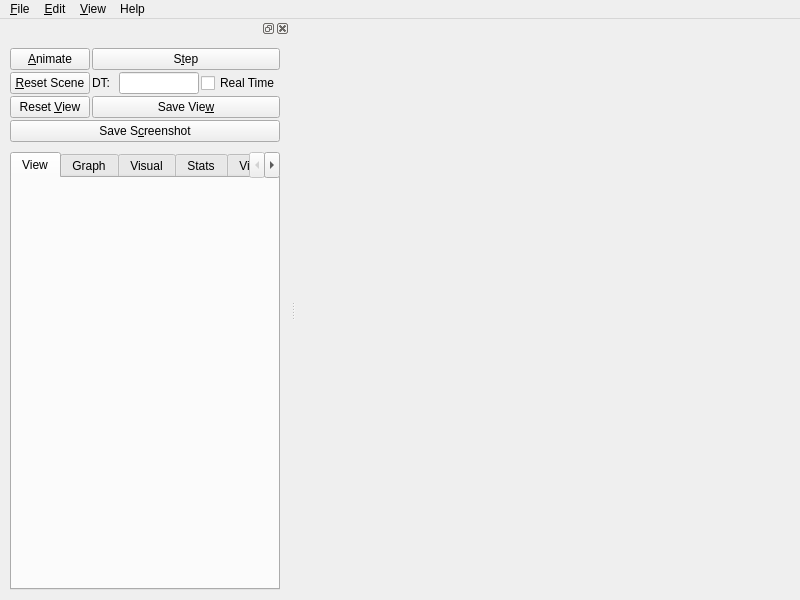
<?xml version="1.0" encoding="UTF-8"?>
<ui version="4.0">
 <exportmacro>SOFA_SOFAGUIQT_API</exportmacro>
 <class>GUI</class>
 <widget class="QMainWindow" name="GUI">
  <property name="geometry">
   <rect>
    <x>0</x>
    <y>0</y>
    <width>800</width>
    <height>600</height>
   </rect>
  </property>
  <property name="sizePolicy">
   <sizepolicy hsizetype="Minimum" vsizetype="Minimum">
    <horstretch>0</horstretch>
    <verstretch>0</verstretch>
   </sizepolicy>
  </property>
  <property name="minimumSize">
   <size>
    <width>210</width>
    <height>481</height>
   </size>
  </property>
  <property name="acceptDrops">
   <bool>true</bool>
  </property>
  <property name="windowTitle">
   <string>Sofa</string>
  </property>
  <widget class="QWidget" name="widget">
   <property name="sizePolicy">
    <sizepolicy hsizetype="Expanding" vsizetype="Expanding">
     <horstretch>0</horstretch>
     <verstretch>0</verstretch>
    </sizepolicy>
   </property>
   <property name="minimumSize">
    <size>
     <width>0</width>
     <height>0</height>
    </size>
   </property>
   <layout class="QVBoxLayout">
    <property name="sizeConstraint">
     <enum>QLayout::SetNoConstraint</enum>
    </property>
    <property name="leftMargin">
     <number>0</number>
    </property>
    <property name="topMargin">
     <number>0</number>
    </property>
    <property name="rightMargin">
     <number>0</number>
    </property>
    <property name="bottomMargin">
     <number>0</number>
    </property>
    <item>
     <layout class="QHBoxLayout" name="mainWidgetLayout"/>
    </item>
   </layout>
  </widget>
  <widget class="QMenuBar" name="menubar">
   <property name="enabled">
    <bool>true</bool>
   </property>
   <property name="geometry">
    <rect>
     <x>0</x>
     <y>0</y>
     <width>800</width>
     <height>22</height>
    </rect>
   </property>
   <widget class="QMenu" name="fileMenu">
    <property name="title">
     <string>&amp;File</string>
    </property>
    <addaction name="fileNewAction"/>
    <addaction name="fileOpenAction"/>
    <addaction name="fileReloadAction"/>
    <addaction name="fileSaveAction"/>
    <addaction name="fileSaveAsAction"/>
    <addaction name="separator"/>
    <addaction name="separator"/>
    <addaction name="fileExitAction"/>
   </widget>
   <widget class="QMenu" name="editMenu">
    <property name="title">
     <string>&amp;Edit</string>
    </property>
    <addaction name="editRecordDirectoryAction"/>
    <addaction name="editGnuplotDirectoryAction"/>
    <addaction name="separator"/>
    <addaction name="PluginManagerAction"/>
    <addaction name="MouseManagerAction"/>
    <addaction name="VideoRecorderManagerAction"/>
   </widget>
   <widget class="QMenu" name="View">
    <property name="title">
     <string>&amp;View</string>
    </property>
   </widget>
   <widget class="QMenu" name="helpMenu">
    <property name="title">
     <string>Help</string>
    </property>
    <addaction name="helpContentsAction"/>
    <addaction name="helpIndexAction"/>
    <addaction name="separator"/>
    <addaction name="helpAboutAction"/>
   </widget>
   <addaction name="fileMenu"/>
   <addaction name="editMenu"/>
   <addaction name="View"/>
   <addaction name="helpMenu"/>
  </widget>
  <widget class="QDockWidget" name="dockWidget">
   <property name="sizePolicy">
    <sizepolicy hsizetype="Minimum" vsizetype="Expanding">
     <horstretch>0</horstretch>
     <verstretch>0</verstretch>
    </sizepolicy>
   </property>
   <property name="minimumSize">
    <size>
     <width>200</width>
     <height>551</height>
    </size>
   </property>
   <attribute name="dockWidgetArea">
    <number>1</number>
   </attribute>
   <widget class="QWidget" name="dockWidgetContents">
    <property name="sizePolicy">
     <sizepolicy hsizetype="Minimum" vsizetype="Expanding">
      <horstretch>0</horstretch>
      <verstretch>0</verstretch>
     </sizepolicy>
    </property>
    <property name="minimumSize">
     <size>
      <width>200</width>
      <height>0</height>
     </size>
    </property>
    <layout class="QHBoxLayout" name="horizontalLayout">
     <item>
      <widget class="QWidget" name="optionTabs" native="true">
       <property name="enabled">
        <bool>true</bool>
       </property>
       <property name="sizePolicy">
        <sizepolicy hsizetype="Expanding" vsizetype="Expanding">
         <horstretch>0</horstretch>
         <verstretch>0</verstretch>
        </sizepolicy>
       </property>
       <layout class="QVBoxLayout" name="_13">
        <property name="sizeConstraint">
         <enum>QLayout::SetNoConstraint</enum>
        </property>
        <item>
         <layout class="QGridLayout" name="_14">
          <property name="sizeConstraint">
           <enum>QLayout::SetNoConstraint</enum>
          </property>
          <item row="2" column="0">
           <widget class="QPushButton" name="ResetViewButton">
            <property name="enabled">
             <bool>true</bool>
            </property>
            <property name="toolTip">
             <string>Set the camera to initial position and orientation</string>
            </property>
            <property name="text">
             <string>Reset &amp;View</string>
            </property>
            <property name="shortcut">
             <string>Alt+V</string>
            </property>
           </widget>
          </item>
          <item row="0" column="0">
           <widget class="QPushButton" name="startButton">
            <property name="toolTip">
             <string>Launch the Simulation</string>
            </property>
            <property name="text">
             <string>&amp;Animate</string>
            </property>
            <property name="shortcut">
             <string>Alt+A</string>
            </property>
            <property name="checkable">
             <bool>true</bool>
            </property>
           </widget>
          </item>
          <item row="2" column="1">
           <widget class="QPushButton" name="SaveViewButton">
            <property name="enabled">
             <bool>true</bool>
            </property>
            <property name="toolTip">
             <string>Save the position and orientation of the camera</string>
            </property>
            <property name="text">
             <string>Save Vie&amp;w</string>
            </property>
            <property name="shortcut">
             <string>Alt+W</string>
            </property>
           </widget>
          </item>
          <item row="1" column="0">
           <widget class="QPushButton" name="ResetSceneButton">
            <property name="enabled">
             <bool>true</bool>
            </property>
            <property name="toolTip">
             <string>Reset the Simulation  (t=0)</string>
            </property>
            <property name="text">
             <string>&amp;Reset Scene</string>
            </property>
            <property name="shortcut">
             <string>Alt+R</string>
            </property>
           </widget>
          </item>
          <item row="0" column="1">
           <widget class="QPushButton" name="stepButton">
            <property name="toolTip">
             <string>Compute the simulation at time t+DT</string>
            </property>
            <property name="text">
             <string>S&amp;tep</string>
            </property>
            <property name="shortcut">
             <string>Alt+T</string>
            </property>
            <property name="autoRepeat">
             <bool>true</bool>
            </property>
           </widget>
          </item>
          <item row="3" column="0" colspan="2">
           <widget class="QPushButton" name="screenshotButton">
            <property name="text">
             <string>Save S&amp;creenshot</string>
            </property>
            <property name="shortcut">
             <string>Alt+C</string>
            </property>
           </widget>
          </item>
          <item row="1" column="1">
           <layout class="QHBoxLayout" name="_15">
            <property name="sizeConstraint">
             <enum>QLayout::SetNoConstraint</enum>
            </property>
            <item>
             <widget class="QLabel" name="dtLabel">
              <property name="text">
               <string>DT:</string>
              </property>
              <property name="wordWrap">
               <bool>false</bool>
              </property>
             </widget>
            </item>
            <item>
             <widget class="QLineEdit" name="dtEdit">
              <property name="sizePolicy">
               <sizepolicy hsizetype="Expanding" vsizetype="Fixed">
                <horstretch>0</horstretch>
                <verstretch>0</verstretch>
               </sizepolicy>
              </property>
              <property name="minimumSize">
               <size>
                <width>20</width>
                <height>0</height>
               </size>
              </property>
              <property name="maximumSize">
               <size>
                <width>80</width>
                <height>32767</height>
               </size>
              </property>
             </widget>
            </item>
            <item>
             <widget class="QCheckBox" name="realTimeCheckBox">
              <property name="toolTip">
               <string>Use the duration of the previous simulation step as the next DT</string>
              </property>
              <property name="text">
               <string>Real Time</string>
              </property>
             </widget>
            </item>
           </layout>
          </item>
         </layout>
        </item>
        <item>
         <spacer name="spacer_tab">
          <property name="orientation">
           <enum>Qt::Vertical</enum>
          </property>
          <property name="sizeType">
           <enum>QSizePolicy::Fixed</enum>
          </property>
          <property name="sizeHint" stdset="0">
           <size>
            <width>20</width>
            <height>8</height>
           </size>
          </property>
         </spacer>
        </item>
        <item>
         <widget class="QTabWidget" name="tabs">
          <property name="sizePolicy">
           <sizepolicy hsizetype="Expanding" vsizetype="Expanding">
            <horstretch>0</horstretch>
            <verstretch>0</verstretch>
           </sizepolicy>
          </property>
          <property name="minimumSize">
           <size>
            <width>200</width>
            <height>0</height>
           </size>
          </property>
          <property name="currentIndex">
           <number>0</number>
          </property>
          <widget class="QWidget" name="tabView">
           <property name="sizePolicy">
            <sizepolicy hsizetype="Expanding" vsizetype="Expanding">
             <horstretch>0</horstretch>
             <verstretch>0</verstretch>
            </sizepolicy>
           </property>
           <attribute name="title">
            <string>View</string>
           </attribute>
           <layout class="QGridLayout" name="gridLayout1">
            <item row="2" column="0">
             <layout class="QGridLayout" name="_17">
              <item row="1" column="0">
               <layout class="QGridLayout" name="_18">
                <item row="0" column="2">
                 <spacer name="spacer8">
                  <property name="orientation">
                   <enum>Qt::Horizontal</enum>
                  </property>
                  <property name="sizeType">
                   <enum>QSizePolicy::Ignored</enum>
                  </property>
                  <property name="sizeHint" stdset="0">
                   <size>
                    <width>0</width>
                    <height>16</height>
                   </size>
                  </property>
                 </spacer>
                </item>
                <item row="0" column="1">
                 <widget class="QLabel" name="pixmapLabel1">
                  <property name="sizePolicy">
                   <sizepolicy hsizetype="Fixed" vsizetype="Fixed">
                    <horstretch>0</horstretch>
                    <verstretch>0</verstretch>
                   </sizepolicy>
                  </property>
                  <property name="toolTip">
                   <string>http://sofa-framework.org</string>
                  </property>
                  <property name="pixmap">
                   <pixmap>image0</pixmap>
                  </property>
                  <property name="scaledContents">
                   <bool>true</bool>
                  </property>
                  <property name="wordWrap">
                   <bool>false</bool>
                  </property>
                 </widget>
                </item>
                <item row="0" column="0">
                 <spacer name="spacer7">
                  <property name="orientation">
                   <enum>Qt::Horizontal</enum>
                  </property>
                  <property name="sizeType">
                   <enum>QSizePolicy::Ignored</enum>
                  </property>
                  <property name="sizeHint" stdset="0">
                   <size>
                    <width>0</width>
                    <height>16</height>
                   </size>
                  </property>
                 </spacer>
                </item>
               </layout>
              </item>
             </layout>
            </item>
           </layout>
          </widget>
          <widget class="QWidget" name="TabGraph">
           <attribute name="title">
            <string>Graph</string>
           </attribute>
           <layout class="QVBoxLayout" name="_19">
            <item>
             <widget class="QPushButton" name="ExportGraphButton">
              <property name="text">
               <string>E&amp;xport Graph...</string>
              </property>
              <property name="icon">
               <iconset>
                <normaloff>image1</normaloff>image1</iconset>
              </property>
              <property name="shortcut">
               <string>Alt+X</string>
              </property>
             </widget>
            </item>
           </layout>
          </widget>
          <widget class="QWidget" name="TabVisualGraph">
           <attribute name="title">
            <string>Visual</string>
           </attribute>
           <layout class="QVBoxLayout" name="_20">
            <item>
             <widget class="QPushButton" name="ExportVisualGraphButton">
              <property name="text">
               <string>E&amp;xport Graph...</string>
              </property>
              <property name="icon">
               <iconset>
                <normaloff>image1</normaloff>image1</iconset>
              </property>
              <property name="shortcut">
               <string>Alt+X</string>
              </property>
             </widget>
            </item>
           </layout>
          </widget>
          <widget class="QWidget" name="TabStats">
           <attribute name="title">
            <string>Stats</string>
           </attribute>
           <layout class="QVBoxLayout" name="_21">
            <item>
             <layout class="QVBoxLayout" name="verticalLayout">
              <item>
               <widget class="QCheckBox" name="dumpStateCheckBox">
                <property name="toolTip">
                 <string comment="This is used to plut curves fter a simulation">Record the state at each time step in file &quot;dumpState.data&quot;</string>
                </property>
                <property name="text">
                 <string>Dump State</string>
                </property>
               </widget>
              </item>
              <item>
               <layout class="QHBoxLayout" name="horizontalLayout_5" stretch="0,0,0">
                <property name="spacing">
                 <number>1</number>
                </property>
                <property name="sizeConstraint">
                 <enum>QLayout::SetMaximumSize</enum>
                </property>
                <item>
                 <widget class="QCheckBox" name="displayComputationTimeCheckBox">
                  <property name="toolTip">
                   <string>Display information about the time spent at each branch of the graph</string>
                  </property>
                  <property name="text">
                   <string>Log Time each </string>
                  </property>
                 </widget>
                </item>
                <item>
                 <widget class="QLineEdit" name="computationTimeSamplingEdit">
                  <property name="maximumSize">
                   <size>
                    <width>60</width>
                    <height>16777215</height>
                   </size>
                  </property>
                  <property name="inputMethodHints">
                   <set>Qt::ImhPreferNumbers</set>
                  </property>
                 </widget>
                </item>
                <item>
                 <widget class="QLabel" name="label">
                  <property name="text">
                   <string> steps</string>
                  </property>
                 </widget>
                </item>
               </layout>
              </item>
              <item>
               <widget class="QCheckBox" name="exportGnuplotFilesCheckbox">
                <property name="toolTip">
                 <string>Create gnuplot files for each named element of the simulation</string>
                </property>
                <property name="text">
                 <string>Export state as gnuplot files</string>
                </property>
               </widget>
              </item>
              <item>
               <widget class="QCheckBox" name="exportVisitorCheckbox">
                <property name="toolTip">
                 <string>Open a Dialog showing a trace of the execution and time spent</string>
                </property>
                <property name="text">
                 <string>Trace Visitor and Component execution</string>
                </property>
               </widget>
              </item>
              <item>
               <spacer name="verticalSpacer_2">
                <property name="orientation">
                 <enum>Qt::Vertical</enum>
                </property>
                <property name="sizeHint" stdset="0">
                 <size>
                  <width>20</width>
                  <height>40</height>
                 </size>
                </property>
               </spacer>
              </item>
             </layout>
            </item>
           </layout>
          </widget>
          <widget class="QWidget" name="TabPage">
           <attribute name="title">
            <string>Viewer</string>
           </attribute>
           <layout class="QVBoxLayout" name="_22">
            <item>
             <layout class="QHBoxLayout" name="_23">
              <property name="spacing">
               <number>0</number>
              </property>
              <item>
               <spacer name="spacer5_3_3">
                <property name="orientation">
                 <enum>Qt::Horizontal</enum>
                </property>
                <property name="sizeType">
                 <enum>QSizePolicy::Expanding</enum>
                </property>
                <property name="sizeHint" stdset="0">
                 <size>
                  <width>10</width>
                  <height>2</height>
                 </size>
                </property>
               </spacer>
              </item>
              <item>
               <widget class="QSpinBox" name="sizeW">
                <property name="maximum">
                 <number>30000</number>
                </property>
                <property name="value">
                 <number>800</number>
                </property>
               </widget>
              </item>
              <item>
               <widget class="QLabel" name="textLabel_sizeX">
                <property name="sizePolicy">
                 <sizepolicy hsizetype="Fixed" vsizetype="Preferred">
                  <horstretch>0</horstretch>
                  <verstretch>0</verstretch>
                 </sizepolicy>
                </property>
                <property name="text">
                 <string>&lt;p align=&quot;center&quot;&gt;x&lt;/p&gt;</string>
                </property>
                <property name="wordWrap">
                 <bool>false</bool>
                </property>
               </widget>
              </item>
              <item>
               <widget class="QSpinBox" name="sizeH">
                <property name="maximum">
                 <number>30000</number>
                </property>
                <property name="value">
                 <number>600</number>
                </property>
               </widget>
              </item>
              <item>
               <spacer name="spacer5_3_2_3">
                <property name="orientation">
                 <enum>Qt::Horizontal</enum>
                </property>
                <property name="sizeType">
                 <enum>QSizePolicy::Expanding</enum>
                </property>
                <property name="sizeHint" stdset="0">
                 <size>
                  <width>10</width>
                  <height>2</height>
                 </size>
                </property>
               </spacer>
              </item>
             </layout>
            </item>
            <item>
             <widget class="QTextBrowser" name="textEdit1"/>
            </item>
           </layout>
          </widget>
         </widget>
        </item>
       </layout>
      </widget>
     </item>
    </layout>
   </widget>
  </widget>
  <action name="fileNewAction">
   <property name="icon">
    <iconset>
     <normaloff>image2</normaloff>image2</iconset>
   </property>
   <property name="text">
    <string>&amp;New</string>
   </property>
   <property name="iconText">
    <string>New</string>
   </property>
   <property name="shortcut">
    <string>Ctrl+N</string>
   </property>
   <property name="name" stdset="0">
    <cstring>fileNewAction</cstring>
   </property>
  </action>
  <action name="fileOpenAction">
   <property name="icon">
    <iconset>
     <normaloff>image3</normaloff>image3</iconset>
   </property>
   <property name="text">
    <string>&amp;Open...</string>
   </property>
   <property name="iconText">
    <string>Open</string>
   </property>
   <property name="shortcut">
    <string>Ctrl+O</string>
   </property>
   <property name="name" stdset="0">
    <cstring>fileOpenAction</cstring>
   </property>
  </action>
  <action name="fileReloadAction">
   <property name="text">
    <string>&amp;Reload</string>
   </property>
   <property name="iconText">
    <string>Reload</string>
   </property>
   <property name="shortcut">
    <string>Ctrl+R</string>
   </property>
   <property name="name" stdset="0">
    <cstring>fileReloadAction</cstring>
   </property>
  </action>
  <action name="fileSaveAction">
   <property name="enabled">
    <bool>true</bool>
   </property>
   <property name="icon">
    <iconset>
     <normaloff>image4</normaloff>image4</iconset>
   </property>
   <property name="text">
    <string>&amp;Save</string>
   </property>
   <property name="iconText">
    <string>Save</string>
   </property>
   <property name="shortcut">
    <string>Ctrl+S</string>
   </property>
   <property name="name" stdset="0">
    <cstring>fileSaveAction</cstring>
   </property>
  </action>
  <action name="fileSaveAsAction">
   <property name="text">
    <string>Save &amp;As...</string>
   </property>
   <property name="iconText">
    <string>Save As</string>
   </property>
   <property name="shortcut">
    <string/>
   </property>
   <property name="name" stdset="0">
    <cstring>fileSaveAsAction</cstring>
   </property>
  </action>
  <action name="fileExitAction">
   <property name="text">
    <string>E&amp;xit</string>
   </property>
   <property name="iconText">
    <string>Exit</string>
   </property>
   <property name="shortcut">
    <string/>
   </property>
   <property name="name" stdset="0">
    <cstring>fileExitAction</cstring>
   </property>
  </action>
  <action name="helpContentsAction">
   <property name="enabled">
    <bool>false</bool>
   </property>
   <property name="text">
    <string>&amp;Contents...</string>
   </property>
   <property name="iconText">
    <string>Contents</string>
   </property>
   <property name="shortcut">
    <string/>
   </property>
   <property name="name" stdset="0">
    <cstring>helpContentsAction</cstring>
   </property>
  </action>
  <action name="helpIndexAction">
   <property name="enabled">
    <bool>false</bool>
   </property>
   <property name="text">
    <string>&amp;Index...</string>
   </property>
   <property name="iconText">
    <string>Index</string>
   </property>
   <property name="shortcut">
    <string/>
   </property>
   <property name="name" stdset="0">
    <cstring>helpIndexAction</cstring>
   </property>
  </action>
  <action name="helpAboutAction">
   <property name="enabled">
    <bool>false</bool>
   </property>
   <property name="text">
    <string>&amp;About</string>
   </property>
   <property name="iconText">
    <string>About</string>
   </property>
   <property name="shortcut">
    <string/>
   </property>
   <property name="name" stdset="0">
    <cstring>helpAboutAction</cstring>
   </property>
  </action>
  <action name="ViewerAction">
   <property name="iconText">
    <string>Viewer</string>
   </property>
   <property name="name" stdset="0">
    <cstring>ViewerAction</cstring>
   </property>
  </action>
  <action name="editRecordDirectoryAction">
   <property name="text">
    <string>Record Directory...</string>
   </property>
   <property name="iconText">
    <string>Record Directory...</string>
   </property>
   <property name="name" stdset="0">
    <cstring>editRecordDirectoryAction</cstring>
   </property>
  </action>
  <action name="editGnuplotDirectoryAction">
   <property name="text">
    <string>Gnuplot Directory...</string>
   </property>
   <property name="iconText">
    <string>Gnuplot Directory...</string>
   </property>
   <property name="name" stdset="0">
    <cstring>editGnuplotDirectoryAction</cstring>
   </property>
  </action>
  <action name="PluginManagerAction">
   <property name="text">
    <string>Plugin Manager...</string>
   </property>
   <property name="iconText">
    <string>Plugin Manager...</string>
   </property>
   <property name="name" stdset="0">
    <cstring>PluginManagerAction</cstring>
   </property>
  </action>
  <action name="MouseManagerAction">
   <property name="text">
    <string>Mouse Manager...</string>
   </property>
   <property name="iconText">
    <string>Mouse Manager...</string>
   </property>
   <property name="name" stdset="0">
    <cstring>MouseManagerAction</cstring>
   </property>
  </action>
  <action name="Action">
   <property name="iconText">
    <string>Recently Opened Files...</string>
   </property>
   <property name="name" stdset="0">
    <cstring>Action</cstring>
   </property>
  </action>
  <action name="TestAction">
   <property name="text">
    <string>Test</string>
   </property>
   <property name="iconText">
    <string>Test</string>
   </property>
   <property name="name" stdset="0">
    <cstring>TestAction</cstring>
   </property>
  </action>
  <action name="VideoRecorderManagerAction">
   <property name="text">
    <string>Video Recorder Manager...</string>
   </property>
   <property name="iconText">
    <string>Video Recorder Manager...</string>
   </property>
   <property name="name" stdset="0">
    <cstring>VideoRecorderManagerAction</cstring>
   </property>
  </action>
 </widget>
 <layoutdefault spacing="2" margin="5"/>
 <includes>
  <include location="local">sofa/gui/qt/SofaGUIQt.h</include>
 </includes>
 <resources/>
 <connections>
  <connection>
   <sender>fileNewAction</sender>
   <signal>triggered()</signal>
   <receiver>GUI</receiver>
   <slot>fileNew()</slot>
   <hints>
    <hint type="sourcelabel">
     <x>-1</x>
     <y>-1</y>
    </hint>
    <hint type="destinationlabel">
     <x>20</x>
     <y>20</y>
    </hint>
   </hints>
  </connection>
  <connection>
   <sender>fileOpenAction</sender>
   <signal>triggered()</signal>
   <receiver>GUI</receiver>
   <slot>fileOpen()</slot>
   <hints>
    <hint type="sourcelabel">
     <x>-1</x>
     <y>-1</y>
    </hint>
    <hint type="destinationlabel">
     <x>20</x>
     <y>20</y>
    </hint>
   </hints>
  </connection>
  <connection>
   <sender>fileReloadAction</sender>
   <signal>triggered()</signal>
   <receiver>GUI</receiver>
   <slot>fileReload()</slot>
   <hints>
    <hint type="sourcelabel">
     <x>-1</x>
     <y>-1</y>
    </hint>
    <hint type="destinationlabel">
     <x>20</x>
     <y>20</y>
    </hint>
   </hints>
  </connection>
  <connection>
   <sender>fileSaveAction</sender>
   <signal>triggered()</signal>
   <receiver>GUI</receiver>
   <slot>fileSave()</slot>
   <hints>
    <hint type="sourcelabel">
     <x>-1</x>
     <y>-1</y>
    </hint>
    <hint type="destinationlabel">
     <x>20</x>
     <y>20</y>
    </hint>
   </hints>
  </connection>
  <connection>
   <sender>fileSaveAsAction</sender>
   <signal>triggered()</signal>
   <receiver>GUI</receiver>
   <slot>fileSaveAs()</slot>
   <hints>
    <hint type="sourcelabel">
     <x>-1</x>
     <y>-1</y>
    </hint>
    <hint type="destinationlabel">
     <x>20</x>
     <y>20</y>
    </hint>
   </hints>
  </connection>
  <connection>
   <sender>fileExitAction</sender>
   <signal>triggered()</signal>
   <receiver>GUI</receiver>
   <slot>fileExit()</slot>
   <hints>
    <hint type="sourcelabel">
     <x>-1</x>
     <y>-1</y>
    </hint>
    <hint type="destinationlabel">
     <x>20</x>
     <y>20</y>
    </hint>
   </hints>
  </connection>
  <connection>
   <sender>helpIndexAction</sender>
   <signal>triggered()</signal>
   <receiver>GUI</receiver>
   <slot>helpIndex()</slot>
   <hints>
    <hint type="sourcelabel">
     <x>-1</x>
     <y>-1</y>
    </hint>
    <hint type="destinationlabel">
     <x>20</x>
     <y>20</y>
    </hint>
   </hints>
  </connection>
  <connection>
   <sender>helpContentsAction</sender>
   <signal>triggered()</signal>
   <receiver>GUI</receiver>
   <slot>helpContents()</slot>
   <hints>
    <hint type="sourcelabel">
     <x>-1</x>
     <y>-1</y>
    </hint>
    <hint type="destinationlabel">
     <x>20</x>
     <y>20</y>
    </hint>
   </hints>
  </connection>
  <connection>
   <sender>helpAboutAction</sender>
   <signal>triggered()</signal>
   <receiver>GUI</receiver>
   <slot>helpAbout()</slot>
   <hints>
    <hint type="sourcelabel">
     <x>-1</x>
     <y>-1</y>
    </hint>
    <hint type="destinationlabel">
     <x>20</x>
     <y>20</y>
    </hint>
   </hints>
  </connection>
  <connection>
   <sender>editRecordDirectoryAction</sender>
   <signal>triggered()</signal>
   <receiver>GUI</receiver>
   <slot>editRecordDirectory()</slot>
   <hints>
    <hint type="sourcelabel">
     <x>-1</x>
     <y>-1</y>
    </hint>
    <hint type="destinationlabel">
     <x>20</x>
     <y>20</y>
    </hint>
   </hints>
  </connection>
  <connection>
   <sender>PluginManagerAction</sender>
   <signal>triggered()</signal>
   <receiver>GUI</receiver>
   <slot>showPluginManager()</slot>
   <hints>
    <hint type="sourcelabel">
     <x>-1</x>
     <y>-1</y>
    </hint>
    <hint type="destinationlabel">
     <x>20</x>
     <y>20</y>
    </hint>
   </hints>
  </connection>
  <connection>
   <sender>MouseManagerAction</sender>
   <signal>triggered()</signal>
   <receiver>GUI</receiver>
   <slot>showMouseManager()</slot>
   <hints>
    <hint type="sourcelabel">
     <x>-1</x>
     <y>-1</y>
    </hint>
    <hint type="destinationlabel">
     <x>20</x>
     <y>20</y>
    </hint>
   </hints>
  </connection>
  <connection>
   <sender>editGnuplotDirectoryAction</sender>
   <signal>triggered()</signal>
   <receiver>GUI</receiver>
   <slot>editGnuplotDirectory()</slot>
   <hints>
    <hint type="sourcelabel">
     <x>-1</x>
     <y>-1</y>
    </hint>
    <hint type="destinationlabel">
     <x>20</x>
     <y>20</y>
    </hint>
   </hints>
  </connection>
  <connection>
   <sender>VideoRecorderManagerAction</sender>
   <signal>triggered()</signal>
   <receiver>GUI</receiver>
   <slot>showVideoRecorderManager()</slot>
   <hints>
    <hint type="sourcelabel">
     <x>-1</x>
     <y>-1</y>
    </hint>
    <hint type="destinationlabel">
     <x>20</x>
     <y>20</y>
    </hint>
   </hints>
  </connection>
 </connections>
</ui>
